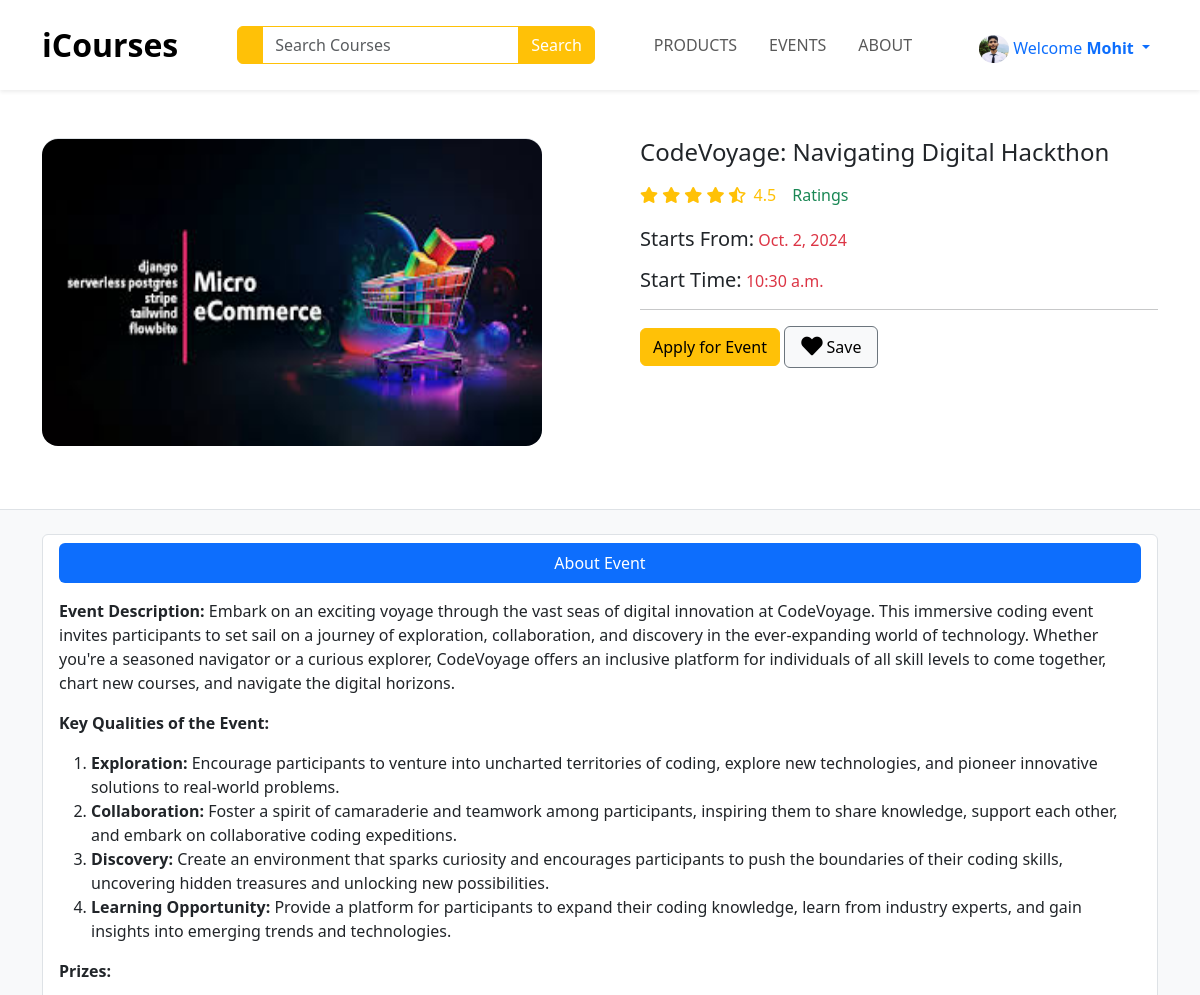
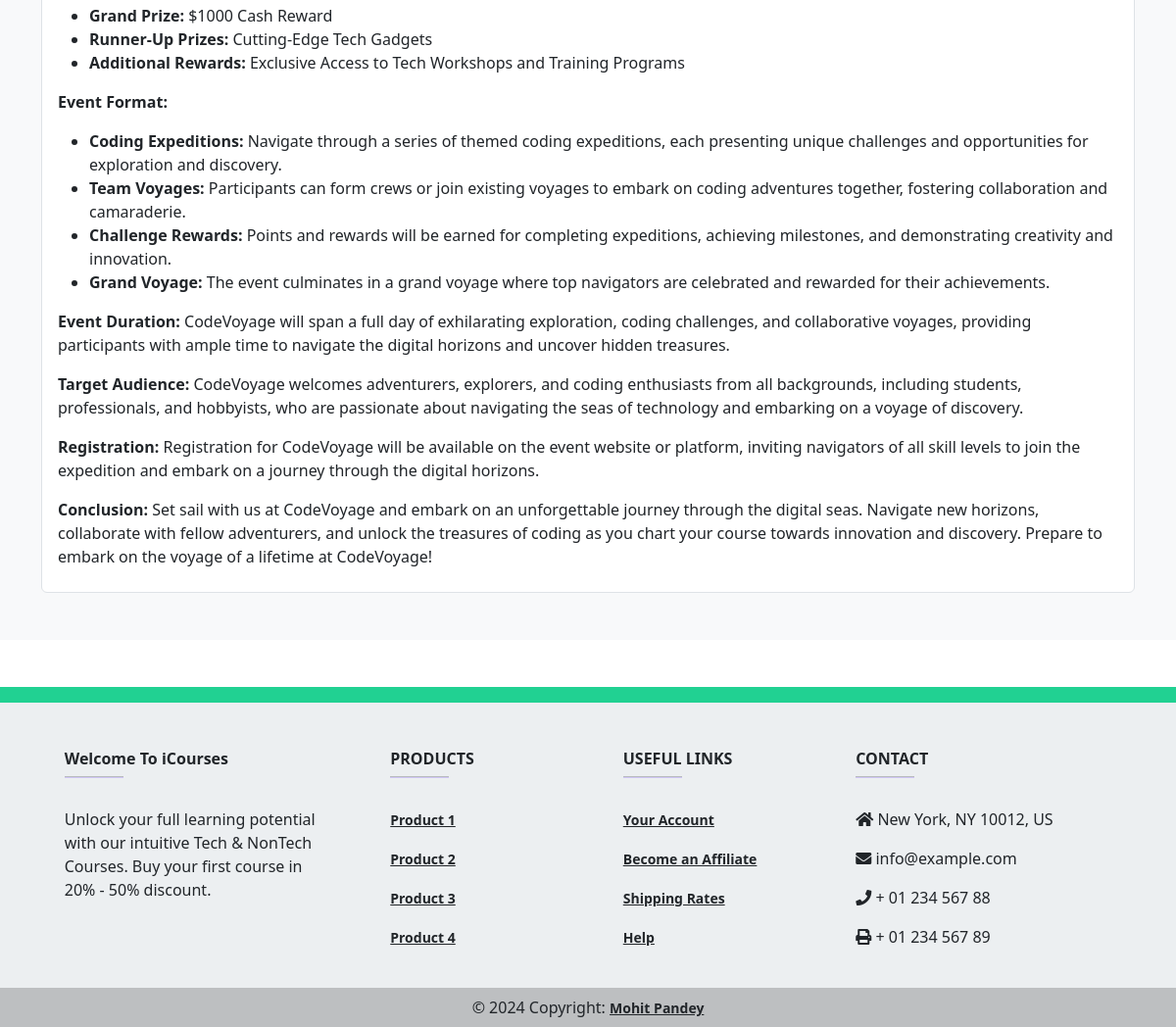
Screenshot of /eventInfo/8 (signed in) with the database file from the repository (2 pictures, top to bottom).
### home/models.py (models this page shows, shortened)
class UserProfile(models.Model):
    user = models.OneToOneField(User, on_delete = models.CASCADE)
    is_email_varified = models.BooleanField(default=False)
    referral_link = models.CharField(max_length=100,default='', blank=True, null=True)
    picture = models.ImageField(upload_to='profile_pictures', blank=True, null=True)
    phone = models.CharField(max_length=14, default='', blank=True, null=True)
    address = models.TextField(default='', blank=True, null=True)
    birthdate = models.CharField(max_length =20,null=True, blank=True)
    referral_code_used = models.IntegerField(default=0, blank=True, null=True)

class Event(models.Model):
    title = models.CharField(max_length=200)
    description = HTMLField(blank =True)
    date = models.DateField()
    time = models.TimeField()
    image = models.ImageField(upload_to='event_images/', null=True, blank=True)
    organizer = models.CharField(default='',null=True,blank=True,max_length=100)
    participants = models.IntegerField(default=0,editable=False)

### home/views.py (the view)
# urls.py: path('eventInfo/<slug:id>',views.EventInfo, name='eventInfo'),
def EventInfo(request, id):
    event = Event.objects.get(id=id)
    if request.user.is_authenticated:
        registrations = EventRegistration.objects.filter(user=request.user) # Same concept as EventPage...........
        registered_events = {}
        for registration in registrations:
            registered_events[registration.event.title] = True
        return render(request, 'EventsPage/aboutEvent.html', {'event': event, 'registered_events': registered_events})
    else:
        return render(request, 'EventsPage/aboutEvent.html', {'event': event})

### home/context_processors.py (called while the page is built)
def user_info(request):
    user_info = None
    if request.user.is_authenticated:
        try:
            user_info = request.user.userprofile  # Assuming UserProfile is related to the User model
        except UserProfile.DoesNotExist:
            pass  # Handle the case where UserProfile doesn't exist for the current user
    return {'user_info': user_info}

### templates/EventsPage/aboutEvent.html (shortened to what this page needs)
{% extends 'base.html' %}
{% block Css %}
  <link href="https://cdnjs.cloudflare.com/ajax/libs/font-awesome/5.15.4/css/all.min.css" rel="stylesheet" />
{% endblock %}
{% block body %}
  <section class="py-5">
    <div class="container">
      <div class="row gx-5">
        <aside class="col-lg-6">
          <div class="imagearea border rounded-4 mb-3 d-flex justify-content-center">
            <a data-fslightbox="mygalley" class="rounded-4" target="_blank" data-type="image" href="https://bootstrap-ecommerce.com/bootstrap5-ecommerce/images/items/detail1/big.webp">
                <img style="width:500px;height:307px; margin: auto;" class="rounded-4 fit" src="{{ event.image.url }}" />
            </a>
          </div>
        </aside>
        <main class="col-lg-6">
          <div class="ps-lg-3">
            <h4 class="title text-dark">{{ event.title }}</h4>
            <div class="d-flex flex-row my-3">
              <div class="text-warning mb-1 me-2">
                <i class="fa fa-star"></i>
                <i class="fa fa-star"></i>
                <i class="fa fa-star"></i>
                <i class="fa fa-star"></i>
                <i class="fas fa-star-half-alt"></i>
                <span class="ms-1">4.5</span>
              </div>
              <span class="text-success ms-2">Ratings</span>
            </div>
            <div class="mb-3">
              <span class="h5">Starts From:</span>
              <span class="h6 text-danger"> {{event.date}}</span>
            </div>
            <div class="mb-3">
              <span class="h5">Start Time:</span>
              <span class="h6 text-danger"> {{event.time}}</span>
            </div>
            <hr />
            {% if event.title in registered_events %}
            <a href="" class="btn btn-secondary shadow-0">Already Aplied</a>
            {% else %}
            {% if user.is_authenticated %}
            <a href="/eventRegistration/{{event.id}}" class="btn btn-warning shadow-0">Apply for Event</a>
            {% else %}
            <a href="/login/" class="btn btn-warning shadow-0">Login to apply</a>
            {% endif %}
            {% endif %}
            <a href="#" class="btn btn-light border border-secondary py-2 icon-hover px-3"><i class="me-1 fa fa-heart fa-lg"></i>Save</a>
          </div>
        </main>
      </div>
    </div>
  </section>
  <section class="bg-light border-top py-4">
    <div class="container">
      <div class="row gx-4">
        <div class="col-lg-12 mb-4">
          <div class="border rounded-2 px-3 py-2 bg-white">
            <ul class="nav nav-pills nav-justified mb-3" id="ex1" role="tablist">
              <li class="nav-item d-flex" role="presentation">
                <a class="nav-link d-flex align-items-center justify-content-center w-100 active" id="ex1-tab-1" data-mdb-toggle="pill" href="#ex1-pills-1" role="tab" aria-controls="ex1-pills-1" aria-selected="true">About Event</a>
              </li>
            </ul>
            <div class="tab-content" id="ex1-content">
              <div class="tab-pane fade show active" id="ex1-pills-1" role="tabpanel" aria-labelledby="ex1-tab-1">
                <p>{{event.description | safe }}</p>
              </div>
            </div>
          </div>
        </div>
      </div>
    </div>
  </section>
{% endblock %}

### templates/base.html (shortened to what this page needs)
<!DOCTYPE html>
<html lang="en">
  <head>
    <link rel="stylesheet" href="https://cdn.jsdelivr.net/npm/bootstrap@5.3.3/dist/css/bootstrap.min.css" />
    <link rel="stylesheet" href="/static/Css/base.css" />
    <link href="https://cdn.jsdelivr.net/npm/bootstrap@5.3.3/dist/css/bootstrap.min.css" rel="stylesheet" />
    {% block Css %}
    {% endblock %}
  </head>
  <body>
    <nav class="navbar navbar-expand-lg bg-white sticky-top navbar-light p-3 shadow-sm">
      <div class="container">
        <a class="navbar-brand fs-2" href="/"><strong>iCourses</strong></a>
        <div class="collapse navbar-collapse" id="navbarNavDropdown">
          <div class="ms-auto d-none d-lg-block">
            <form method="get">
            <div class="input-group">
              <span class="border-warning input-group-text bg-warning text-white"></span>
              <input type="search" class="form-control border-warning" name="search" placeholder="Search Courses" style="color:#7a7a7a" />
              <button type="submit" class="btn btn-warning text-white">Search</button>
            </div>
           </form>
          </div>
          <ul class="navbar-nav ms-auto">
            <li class="nav-item">
              <a class="nav-link mx-2 text-uppercase {% if request.path == '/product/' %}active{% endif %}" href="/product/">Products</a>
            </li>
            <li class="nav-item">
              <a class="nav-link mx-2 text-uppercase {% if request.path == '/events/' %}active{% endif %}" href="/events/">Events</a>
            </li>
            <li class="nav-item">
              <a class="nav-link mx-2 text-uppercase {% if request.path == '/about/' %}active{% endif %}" href="/about/">About</a>
            </li>
          </ul>
          <ul class="navbar-nav ms-auto">
            {% if user.is_authenticated %}
              <li class="nav-item dropdown mt-2">
                <a class="text-primary nav-link dropdown-toggle" href="" role="button" data-bs-toggle="dropdown" aria-expanded="false">
                  {% if user_info and user_info.picture %}
                    <img class="rounded-image" width="30px" src="{{ user_info.picture.url }}" alt="User Picture" />
                  {% else %}
                  <img width="30px" src="https://static-00.iconduck.com/assets.00/profile-circle-icon-2048x2048-cqe5466q.png" alt="">
                    {% endif %}
                  Welcome <b>{{ user.first_name }}</b>
                </a>
              </li>
            {% endif %}
          </ul>
        </div>
      </div>
    </nav>
    {% block body %}
    {% endblock %}
    <footer class="text-center text-lg-start mt-5 text-dark" style="background-color: #ECEFF1">
      <section class="d-flex justify-content-between p-2 text-white" style="background-color: #21D192"></section>
      <section class="">
        <div class="container text-center text-md-start mt-5">
          <div class="row mt-3">
            <div class="col-md-3 col-lg-4 col-xl-3 mx-auto mb-4">
              <h6 class="fw-bold">Welcome To iCourses</h6>
              <hr class="mb-4 mt-0 d-inline-block mx-auto" style="width: 60px; background-color: #7c4dff; height: 2px" />
              <p>Unlock your full learning potential with our intuitive Tech & NonTech Courses. Buy your first course in 20% - 50% discount.</p>
            </div>
            <div class="col-md-2 col-lg-2 col-xl-2 mx-auto mb-4">
              <h6 class="text-uppercase fw-bold">Products</h6>
              <hr class="mb-4 mt-0 d-inline-block mx-auto" style="width: 60px; background-color: #7c4dff; height: 2px" />
              <p>
                <a href="#!" class="text-dark">Product 1</a>
              </p>
              <p>
                <a href="#!" class="text-dark">Product 2</a>
              </p>
              <p>
                <a href="#!" class="text-dark">Product 3</a>
              </p>
              <p>
                <a href="#!" class="text-dark">Product 4</a>
              </p>
            </div>
            <div class="col-md-3 col-lg-2 col-xl-2 mx-auto mb-4">
              <h6 class="text-uppercase fw-bold">Useful links</h6>
              <hr class="mb-4 mt-0 d-inline-block mx-auto" style="width: 60px; background-color: #7c4dff; height: 2px" />
              <p>
                <a href="#!" class="text-dark">Your Account</a>
              </p>
              <p>
                <a href="#!" class="text-dark">Become an Affiliate</a>
              </p>
              <p>
                <a href="#!" class="text-dark">Shipping Rates</a>
              </p>
              <p>
                <a href="#!" class="text-dark">Help</a>
              </p>
            </div>
            <div class="col-md-4 col-lg-3 col-xl-3 mx-auto mb-md-0 mb-4">
              <h6 class="text-uppercase fw-bold">Contact</h6>
              <hr class="mb-4 mt-0 d-inline-block mx-auto" style="width: 60px; background-color: #7c4dff; height: 2px" />
              <p>
                <i class="fas fa-home mr-3"></i> New York, NY 10012, US
              </p>
              <p>
                <i class="fas fa-envelope mr-3"></i> info@example.com
              </p>
              <p>
                <i class="fas fa-phone mr-3"></i> + 01 234 567 88
              </p>
              <p>
                <i class="fas fa-print mr-3"></i> + 01 234 567 89
              </p>
            </div>
          </div>
        </div>
      </section>
      <div class="text-center p-2" style="background-color: rgba(0, 0, 0, 0.2)">
        © 2024 Copyright:
        <a class="text-dark" href="">Mohit Pandey</a>
      </div>
    </footer>
  </body>
</html>

### static/Css/base.css (style rules this page uses)
a { font-size: 14px; font-weight: 700 }
.form-control { outline: none !important; box-shadow: none !important; }
.rounded-image { border-radius: 50%; }

### templates/EventsPage/aboutEvent.html (style rules this page uses)
.imagearea { width: 500px; height: 307px; }

### rows the page displays
UserProfile: picture (picture)
Event: image (picture), title "CodeVoyage: Navigating Digital Hackthon", date "Oct. 2, 2024", time "10:30 a.m.", description "Event Description: Embark on an exciting voyage through the vast seas of digital innovation at CodeVoyage. This immersive coding event invites participants to set sail on a journey of exploration, collaboration, and discovery in the ever-expanding world of technology. Whether you're a seasoned navigator or a curious explorer, CodeVoyage offers an inclusive platform for individuals of all skill levels to come together, chart new courses, and navigate the digital horizons. Key Qualities of the Event: Exploration: Encourage participants to venture into uncharted territories of coding, explore new technologies, and pioneer innovative solutions to real-world problems. Collaboration: Foster a…"

### other values shown
{{ user.first_name }} "Mohit"
